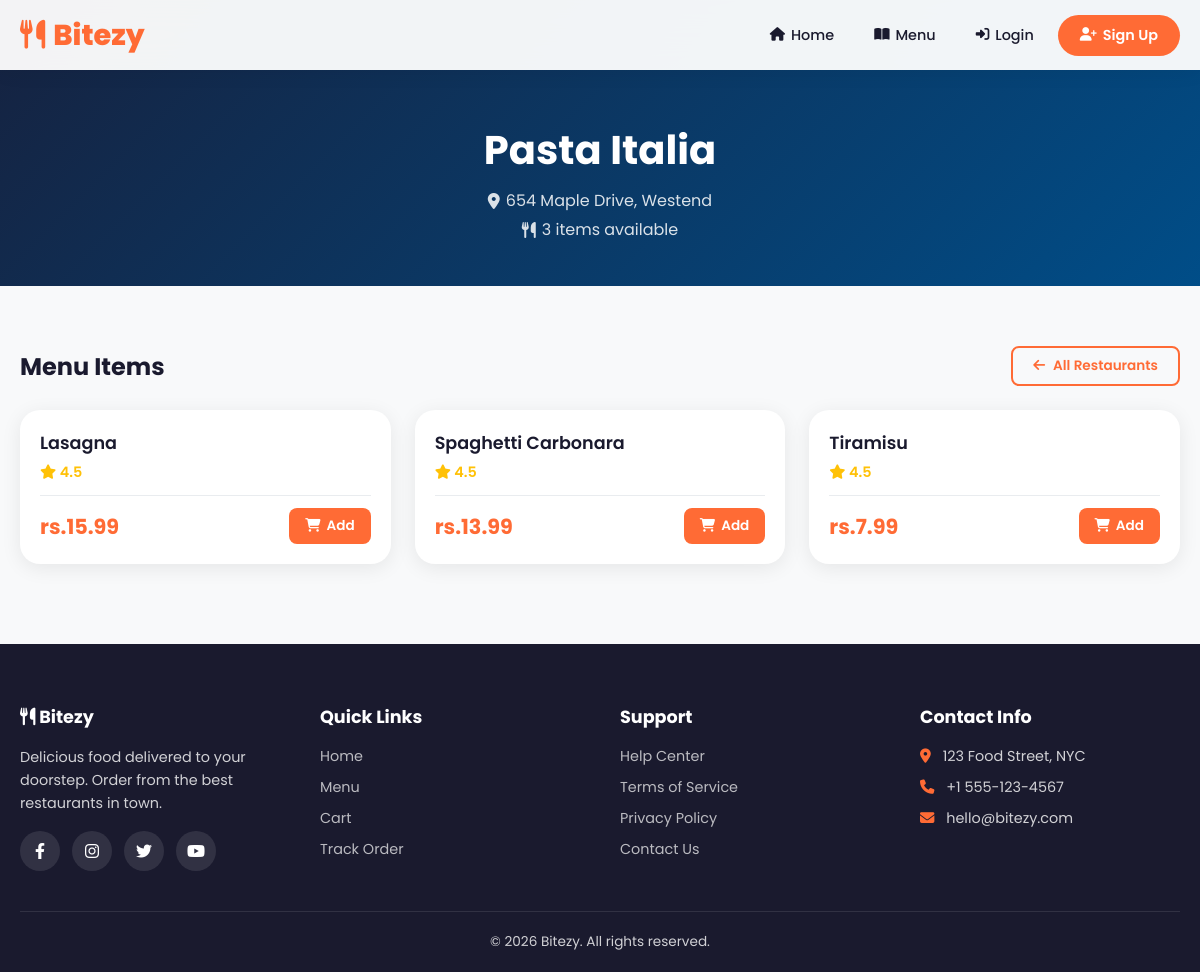
Page /pages/menu.php?restaurant=5 on the committed database.
### tables this page shows
CREATE TABLE restaurants (
  id INT AUTO_INCREMENT PRIMARY KEY,
  name VARCHAR(150) NOT NULL,
  location TEXT,
  image_url VARCHAR(255) DEFAULT '',
  created_at TIMESTAMP DEFAULT CURRENT_TIMESTAMP
);

CREATE TABLE menu_items (
  id INT AUTO_INCREMENT PRIMARY KEY,
  restaurant_id INT NOT NULL,
  name VARCHAR(150) NOT NULL,
  description TEXT,
  price DECIMAL(10,2) NOT NULL,
  rating DECIMAL(2,1) DEFAULT 4.5,
  image_url VARCHAR(255) DEFAULT '',
  created_at TIMESTAMP DEFAULT CURRENT_TIMESTAMP,
  FOREIGN KEY (restaurant_id) REFERENCES restaurants(id) ON DELETE CASCADE
);

### includes/db.php (called while the page is built, shortened)
<?php
function getDB() {
  static $conn = null;
  if ($conn === null) {
    try {
      $conn = new mysqli(DB_HOST, DB_USER, DB_PASS, DB_NAME);
      $conn->set_charset('utf8mb4');
    } catch (Exception $e) {
      die('Database connection error. Please check your configuration.');
    }
  }
  return $conn;
}
function dbQuery($sql, $params = []) {
  $conn = getDB();
  if (!empty($params)) {
    $stmt = $conn->prepare($sql);
    $types = '';
    foreach ($params as $param) {
      if (is_int($param)) $types .= 'i';
      elseif (is_double($param)) $types .= 'd';
      elseif (is_string($param)) $types .= 's';
      else $types .= 's';
    }
    $stmt->bind_param($types, ...$params);
    $stmt->execute();
    $result = $stmt->get_result();
    return $result;
  } else {
    return $conn->query($sql);
  }
}

### pages/menu.php (the view, shortened to what this page needs)
<?php require_once __DIR__ . '/../includes/db.php'; ?>
<?php include __DIR__ . '/../includes/header.php'; ?>
<?php
$restaurantId = isset($_GET['restaurant']) ? (int)$_GET['restaurant'] : 0;
$restaurant = null;
$menuItems = [];
if ($restaurantId > 0) {
  $restResult = dbQuery("SELECT * FROM restaurants WHERE id = ?", [$restaurantId]);
  $restaurant = $restResult ? $restResult->fetch_assoc() : null;
  if ($restaurant) {
    $itemsResult = dbQuery("SELECT * FROM menu_items WHERE restaurant_id = ? ORDER BY name", [$restaurantId]);
    if ($itemsResult) $menuItems = $itemsResult->fetch_all(MYSQLI_ASSOC);
  }
}
$allItems = [];
?>
<?php if ($restaurant): ?>
<div class="restaurant-detail-header">
  <h1><?php echo htmlspecialchars($restaurant['name']); ?></h1>
  <p><i class="fas fa-map-marker-alt"></i> <?php echo htmlspecialchars($restaurant['location']); ?></p>
  <p><i class="fas fa-utensils"></i> <?php echo count($menuItems); ?> items available</p>
</div>
<?php endif; ?>
<section class="section" style="padding-top: <?php echo $restaurant ? '20px' : '0'; ?>">
  <?php if ($restaurant): ?>
    <div style="margin-bottom:24px;display:flex;justify-content:space-between;align-items:center;flex-wrap:wrap;gap:12px;">
      <h2 style="font-size:1.5rem;">Menu Items</h2>
      <a href="<?php echo SITE_URL; ?>/pages/menu.php" class="btn btn-outline" style="padding:8px 20px;font-size:0.85rem;">
        <i class="fas fa-arrow-left"></i> All Restaurants
      </a>
    </div>
  <?php endif; ?>
  <div class="menu-grid" id="menuGrid">
    <?php
    $items = $restaurant ? $menuItems : $allItems;
    if (count($items) > 0):
      foreach ($items as $item):
        $rating = (float)($item['rating'] ?? 4.5);
      ?>
      <div class="menu-item-card">
        <div class="menu-item-body">
          <h3><?php echo htmlspecialchars($item['name']); ?></h3>
          <div class="menu-item-rating">
            <i class="fas fa-star"></i> <?php echo number_format($rating, 1); ?>
          </div>
          <div class="menu-item-footer">
            <span class="menu-item-price"><?php echo CURRENCY; ?><?php echo number_format($item['price'], 2); ?></span>
            <button class="btn-add-cart" onclick="addToCart(<?php echo $item['id']; ?>, this)">
              <i class="fas fa-shopping-cart"></i> Add
            </button>
          </div>
        </div>
      </div>
    <?php
      endforeach;
    endif; ?>
  </div>
</section>
<?php include __DIR__ . '/../includes/footer.php'; ?>

### assets/css/style.css (style rules this page uses)
:root { --primary: #ff6b35; --primary-dark: #e55a2b; --secondary: #004e89; --accent: #ffb703; --dark: #1a1a2e; --darker: #16213e; --light: #f8f9fa; --gray: #6c757d; --success: #28a745; --danger: #dc3545; --warning: #ffc107; --border: #e9ecef; --shadow: 0 4px 20px rgba(0,0,0,0.08); --shadow-lg: 0 10px 40px rgba(0,0,0,0.12); --radius: 12px; --radius-lg: 20px; --transition: all 0.3s cubic-bezier(0.4, 0, 0.2, 1); }
* { margin: 0; padding: 0; box-sizing: border-box; }
body { font-family: 'Poppins', sans-serif; background: var(--light); color: var(--dark); overflow-x: hidden; min-height: 100vh; display: flex; flex-direction: column; }
.section { padding: 80px 20px; max-width: 1200px; margin: 0 auto; }
.menu-grid { display: grid; grid-template-columns: repeat(auto-fill, minmax(280px, 1fr)); gap: 24px; }
.menu-item-card { background: white; border-radius: var(--radius-lg); overflow: hidden; box-shadow: var(--shadow); transition: var(--transition); position: relative; }
.menu-item-body { padding: 20px; }
.menu-item-body h3 { font-size: 1.1rem; font-weight: 600; margin-bottom: 6px; }
.menu-item-rating { color: var(--warning); font-size: 0.9rem; font-weight: 600; margin-bottom: 12px; }
.menu-item-footer { display: flex; justify-content: space-between; align-items: center; padding-top: 12px; border-top: 1px solid var(--border); }
.menu-item-price { font-size: 1.3rem; font-weight: 700; color: var(--primary); }
.btn-add-cart { background: var(--primary); color: white; border: none; padding: 8px 16px; border-radius: 8px; cursor: pointer; font-weight: 600; transition: var(--transition); font-family: inherit; font-size: 0.85rem; display: flex; align-items: center; gap: 6px; }
.btn { padding: 12px 28px; border: none; border-radius: 8px; font-weight: 600; cursor: pointer; transition: var(--transition); font-family: inherit; font-size: 0.95rem; display: inline-flex; align-items: center; gap: 8px; text-decoration: none; }
.btn-outline { background: transparent; color: var(--primary); border: 2px solid var(--primary); }
.restaurant-detail-header { background: linear-gradient(135deg, var(--darker), var(--secondary)); color: white; padding: 40px 20px; text-align: center; margin: -80px -20px 40px; padding-top: 120px; }
.restaurant-detail-header h1 { font-size: 2.5rem; margin-bottom: 8px; }
.restaurant-detail-header p { opacity: 0.85; margin-bottom: 4px; display: flex; align-items: center; justify-content: center; gap: 6px; }

### rows in the picture
restaurants: name "Pasta Italia", location "654 Maple Drive, Westend"
menu_items: name "Lasagna", rating "4.5", price "15.99"
menu_items: name "Spaghetti Carbonara", rating "4.5", price "13.99"
menu_items: name "Tiramisu", rating "4.5", price "7.99"

### other values in the picture
count($menuItems) "3"
